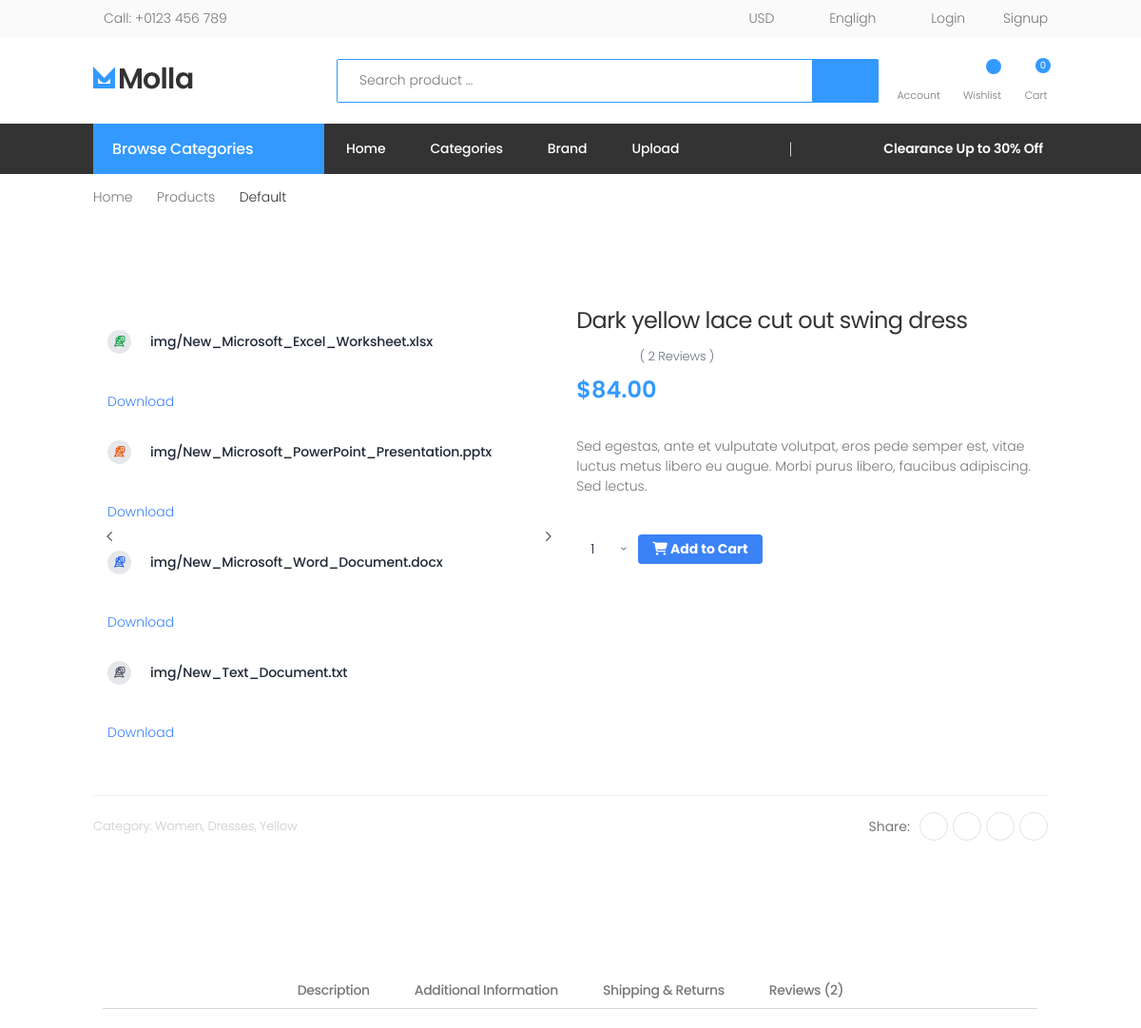
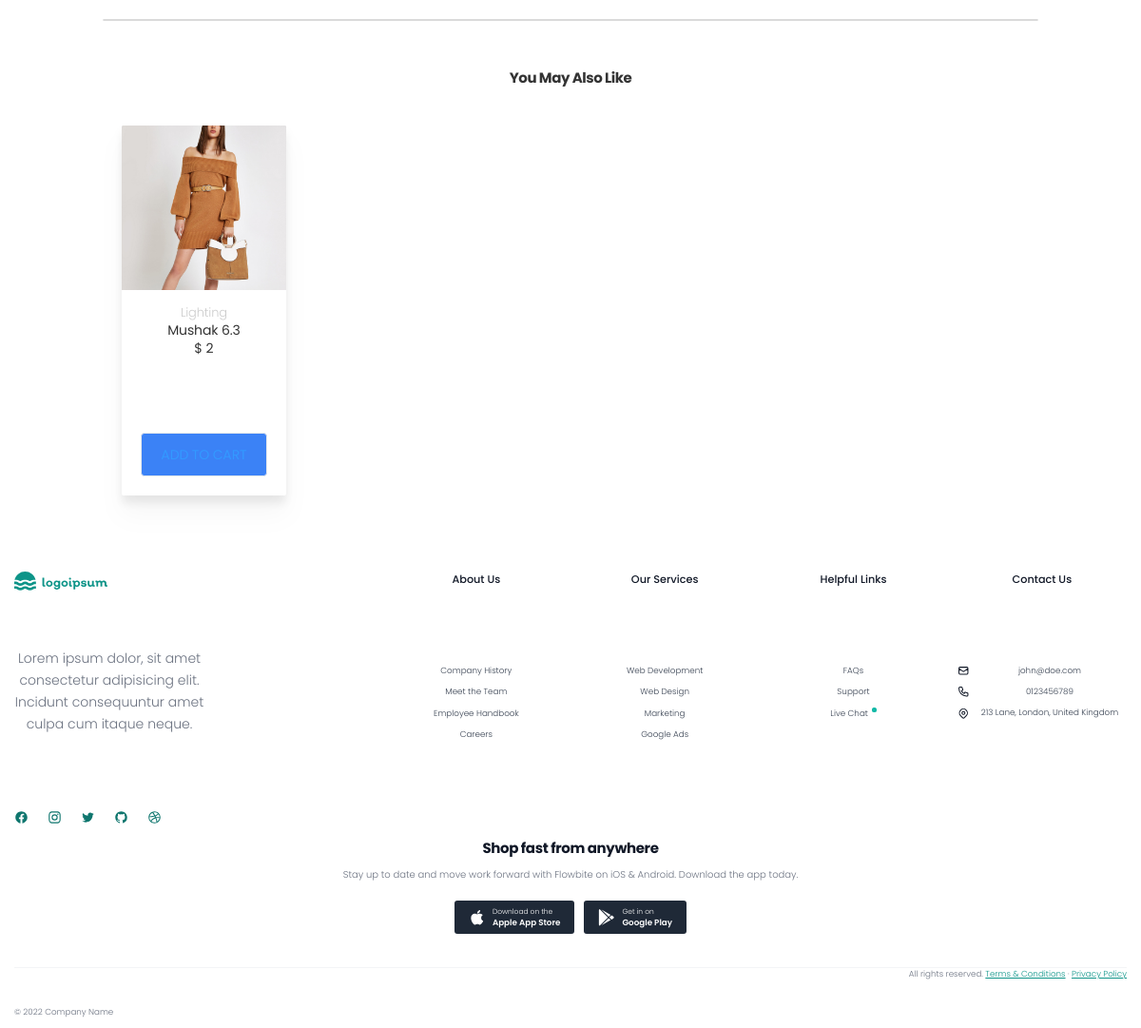
The page /product/VAT Return/1 on the database its author committed (2 pictures, top to bottom).
### myapp/models.py (models this page shows, shortened)
class Image(models.Model):
    product = models.ForeignKey(Product, on_delete = models.CASCADE)
    images = models.ImageField(upload_to="img")
    class Meta:
        verbose_name_plural = '5. ProductImages'

class Product(models.Model):
    vendor = models.ForeignKey(User, on_delete=models.CASCADE)
    name = models.CharField(max_length=200)
    slug = models.CharField(max_length=400)
    thumbnail = models.ImageField(upload_to="product_imgs/", null=True)
    category = models.ForeignKey(Category, on_delete=models.CASCADE)
    brand = models.ForeignKey(Brand, on_delete=models.CASCADE)
    description = models.TextField()
    price = models.IntegerField()
    is_featured = models.BooleanField(default=False)
    class Meta:
        verbose_name_plural = '4. Products'

### myapp/views.py (the view, shortened to what this page needs)
# urls.py: path('product/<str:slug>/<int:id>',views.product_detail,name='product_detail'),
def product_detail(request, slug, id):
    product = Product.objects.get(id=id)
    related_products = Product.objects.filter(category=product.category).exclude(id=id)[:4]
    reviewForm = ReviewAdd()
    canAdd = True
    if request.user.is_authenticated:
        reviewCheck = ProductReview.objects.filter(user=request.user, product=product).count()
        if reviewCheck > 0:
            canAdd = False
    images = Image.objects.filter(product=product)
    for image in images:
        fields = image._meta.fields
        file_field = next((f for f in fields if f.get_internal_type() in ['FileField', 'ImageField']), None)
        if file_field:
            file_name = getattr(image, file_field.name).name
            mime_type, _ = mimetypes.guess_type(file_name)
            if mime_type:
                main_type, sub_type = mime_type.split('/', 1)
                if main_type == 'image':
                    image.file_type = 'image'
                elif main_type == 'video':
                    image.file_type = 'video'
                elif main_type == 'audio':
                    image.file_type = 'audio'
                elif sub_type == 'pdf':
                    image.file_type = 'pdf'
                elif 'wordprocessingml' in sub_type or sub_type == 'msword':
                    image.file_type = 'word'
                elif 'spreadsheetml' in sub_type or sub_type in ['vnd.ms-excel', 'csv']:
                    image.file_type = 'excel'
                elif 'presentationml' in sub_type or sub_type == 'vnd.ms-powerpoint':
                    image.file_type = 'powerpoint'
                else:
                    image.file_type = 'other'
        else:
            image.file_type = 'unknown'
    reviews = ProductReview.objects.filter(product=product)
    avg_reviews = ProductReview.objects.filter(product=product).aggregate(avg_rating=Avg('review_rating'))
    context = {
        'data': product,
        'images': images,
        'related': related_products,
        'reviewForm': reviewForm,
        'canAdd': canAdd,
        'reviews': reviews,
        'avg_reviews': avg_reviews
    }
    return render(request, 'product_detail.html', context)

### myapp/forms.py
class ReviewAdd(forms.ModelForm):
	class Meta:
		model = ProductReview
		fields = ('review_text', 'review_rating')

### myapp/templates/product_detail.html (shortened to what this page needs)
{% extends 'base.html' %}
{% load static %}
{% block content %}
<main class="main">
  <nav aria-label="breadcrumb" class="breadcrumb-nav border-0 mb-0">
    <div class="container d-flex align-items-center">
      <ol class="breadcrumb">
        <li class="breadcrumb-item"><a href="index.html">Home</a></li>
        <li class="breadcrumb-item"><a href="#">Products</a></li>
        <li class="breadcrumb-item active" aria-current="page">Default</li>
      </ol>
    </div>
  </nav>
  <div class="page-content">
    <div class="container">
      <div class="product-details-top">
        <div class="row">
<div class="container mx-auto mt-10">
  <div class="flex gap-5">
    <div class="md:w-1/2">
      <div class="flex flex-col">
        <div class="w-full relative overflow-hidden rounded-md  mb-4">
          <div id="fileSlider" class="w-full" data-swiper-slide-per-view="1" data-swiper-loop="true" data-swiper-navigation="true" data-swiper-pagination="true">
            <div class="swiper-wrapper">
              {% for image in images %}
              <div class="swiper-slide px-4 py-6">
                <div class="flex items-center mb-4">
                  <div class="file-icon flex items-center justify-center rounded-full bg-gray-200 w-10 h-10 mr-3">
                  </div>
                  <h6 class="ml-3 font-medium text-gray-800">{{ image.images.name }}</h6>
                </div>
                <a href="{{ image.images.url }}" class="download-link block mt-2 text-blue-500 hover:text-blue-600" download>Download</a>
              </div>
              {% endfor %}
            </div>
            <div class="swiper-button-prev absolute top-1/2 -translate-y-1/2 left-4">
              <svg xmlns="http://www.w3.org/2000/svg" class="h-6 w-6 text-gray-600" fill="none" viewBox="0 0 24 24" stroke="currentColor">
                <path stroke-linecap="round" stroke-linejoin="round" stroke-width="2" d="M15 19l-7-7 7-7" />
              </svg>
            </div>
            <div class="swiper-button-next absolute top-1/2 -translate-y-1/2 right-4">
              <svg xmlns="http://www.w3.org/2000/svg" class="h-6 w-6 text-gray-600" fill="none" viewBox="0 0 24 24" stroke="currentColor">
                <path stroke-linecap="round" stroke-linejoin="round" stroke-width="2" d="M9 5l7 7-7 7" />
              </svg>
            </div>
        </div>
      </div>
    </div>
  </div>
  <div class="md:w-1/2">
    <div class="product-details">
      <h1 class="product-title text-2xl font-bold mb-2">Dark yellow lace cut out swing dress</h1>
      <div class="ratings-container mb-2">
        <div class="ratings">
          <div class="ratings-val" style="width: 80%;"></div>
        </div>
        <a class="ratings-text text-gray-500" href="#product-review-link" id="review-link">( 2 Reviews )</a>
      </div>
      <div class="product-price text-lg font-semibold mb-4">
        $84.00
      </div>
      <div class="product-content mb-4">
        <p>Sed egestas, ante et vulputate volutpat, eros pede semper est, vitae luctus metus
          libero eu augue. Morbi purus libero, faucibus adipiscing. Sed lectus. </p>
      </div>
      <div class="flex items-center mb-4 w-auto rounded-md">
        <div class="relative">
          <input type="number" value="1" class="px-4 py-2 text-gray-800 w-24" id="productQty-{{data.id}}" min="1" max="5" />
          <span class="absolute inset-y-0 right-0 flex items-center pr-2 pointer-events-none">
          </span>
        </div>
        <button class="px-4 py-2 ml-2 bg-blue-500 text-white font-bold rounded-md" data-index="{{data.id}}" type="button" id="addToCartBtn-{{data.id}}">
          <i class="fa fa-shopping-cart"></i> Add to Cart
        </button>
      </div>
    </div>
  </div>
</div>
<div class="product-details-footer">
  <div class="product-cat mb-2">
    <span>Category:</span>
    <a href="#">Women</a>,
    <a href="#">Dresses</a>,
    <a href="#">Yellow</a>
  </div>
  <div class="social-icons social-icons-sm mb-2">
    <span class="social-label">Share:</span>
    <a href="#" class="social-icon" title="Facebook" target="_blank"><i class="icon-facebook-f"></i></a>
    <a href="#" class="social-icon" title="Twitter" target="_blank"><i class="icon-twitter"></i></a>
    <a href="#" class="social-icon" title="Instagram" target="_blank"><i class="icon-instagram"></i></a>
    <a href="#" class="social-icon" title="Pinterest" target="_blank"><i class="icon-pinterest"></i></a>
  </div>
</div>
  <div x-data="{ activeTab: 'product-desc-tab' }" class="product-details-tab container mx-auto mt-10">
    <ul class="nav nav-tabs flex justify-center" role="tablist">
      <li class="nav-item" role="presentation">
        <button
          class="nav-link"
          :class="{ 'active': activeTab === 'product-desc-tab' }"
          @click="activeTab = 'product-desc-tab'"
          id="product-desc-link"
          role="tab"
          aria-controls="product-desc-tab"
          aria-selected="true">
          Description
        </button>
      </li>
      <li class="nav-item" role="presentation">
        <button
          class="nav-link"
          :class="{ 'active': activeTab === 'product-info-tab' }"
          @click="activeTab = 'product-info-tab'"
          id="product-info-link"
          role="tab"
          aria-controls="product-info-tab"
          aria-selected="false">
          Additional Information
        </button>
      </li>
      <li class="nav-item" role="presentation">
        <button
          class="nav-link"
          :class="{ 'active': activeTab === 'product-shipping-tab' }"
          @click="activeTab = 'product-shipping-tab'"
          id="product-shipping-link"
          role="tab"
          aria-controls="product-shipping-tab"
          aria-selected="false">
          Shipping & Returns
        </button>
      </li>
      <li class="nav-item" role="presentation">
        <button
          class="nav-link"
          :class="{ 'active': activeTab === 'product-review-tab' }"
          @click="activeTab = 'product-review-tab'"
          id="product-review-link"
          role="tab"
          aria-controls="product-review-tab"
          aria-selected="false">
          Reviews (2)
        </button>
      </li>
    </ul>
    <div class="tab-content mt-4">
    </div>
  </div>
<h2 class="text-2xl font-bold text-center mb-4">You May Also Like</h2>
  <div class="row px-5">
    {% for product in related %}
    <div class="col-6 col-md-4 col-lg-3 col-xl-5col">
        <div class="product product-11 text-center drop-shadow-xl	">
          <figure class="product-media">
            <a href="/product/{{ product.slug }}/{{ product.id }}">
              <img src="/media/{{ product.thumbnail }}" alt="Product image" class="product-image">
            </a>
          </figure>
          <div class="product-body">
            <div class="product-cat">
              <a href="#">Lighting</a>
            </div>
            <h3 class="product-title"><a href="/product/{{ product.slug }}/{{ product.id }}">{{ product.name }}</a>
            </h3>
            <div class="product-price">
              <h6>$ <span class="product-price-{{ product.id }}">{{ product.price }}</span></h6>
            </div>
          </div>
          <div class="flex justify-center  mb-2">
            <a href="#" class="btn-product add-to-cart rounded-md bg-blue-500 hover:bg-blue-600 text-white font-medium px-4 py-4 transition duration-300 ease-in-out">
              <span>add to cart</span>
            </a>
          </div>
        </div>
      </div>
    {% endfor %}
  </div>
  </div>
  </div>
  </div>
</main>
{% endblock %}

### static/assets/css/skins/skin-demo-13.css (style rules this page uses)
a { color:#39f }
.product-price { color:#39f }
.btn-product { color:#39f }

### static/assets/css/demos/demo-13.css (style rules this page uses)
.product { border-radius:.2rem }
.btn-product { padding-top:1.05rem;padding-bottom:1.05rem;color:#39f;background-color:transparent;text-transform:uppercase;border-radius:.2rem;border:0.1rem solid #39f }
.btn-product:before { margin-right:.6rem }
.btn-product span { color:#39f }
.btn-product:before { display:inline-block;margin-top:-.1rem }
.product-body { padding-bottom:1.8rem;overflow:hidden }
.product-cat { color:#ccc }
.product-price { font-size:1.4rem;margin-bottom:1.1rem }
.product-title { font-size:1.4rem }
.ratings-text { margin-left:.5rem }

### rows shown on the page
Image: images.name "img/New_Microsoft_Excel_Worksheet.xlsx"
Image: images.name "img/New_Microsoft_PowerPoint_Presentation.pptx"
Image: images.name "img/New_Microsoft_Word_Document.docx"
Image: images.name "img/New_Text_Document.txt"
Product: id "1"
Product: thumbnail (picture), name "Mushak 6.3", price "2"

### other values the page prints
{{ request.session.cartdata|length }} "0"
